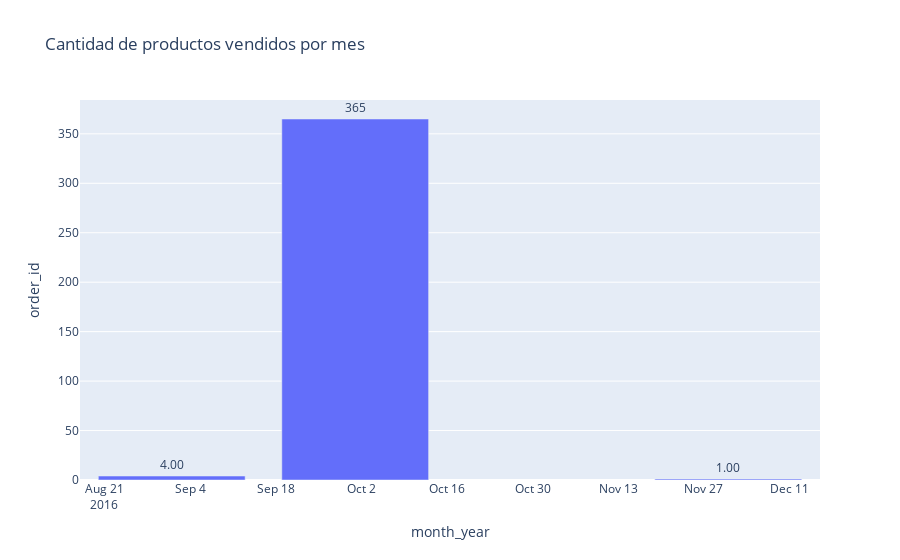

Here is the notebook cell this chart was saved with:
### Code cell
fig = px.bar(product_vendidos, y='order_id', x='month_year', text_auto='.3s',
            title="Cantidad de productos vendidos por mes")
fig.update_traces(textfont_size=12, textangle=0, textposition="outside", cliponaxis=False)
#fig.update_xaxes(tickangle=45, tickfont=dict(family='Rockwell', color='crimson', size=14))
fig.show()

### Figure 1 — Plotly figure (JSON) as saved in the notebook; plotly's stock layout.template omitted (floating-point values rounded to 4 significant figures)
{"data": [{"alignmentgroup": "True", "cliponaxis": false, "hovertemplate": "month_year=%{x}<br>order_id=%{y}<extra></extra>", "legendgroup": "", "marker": {"color": "#636efa", "pattern": {"shape": ""}}, "name": "", "offsetgroup": "", "orientation": "v", "showlegend": false, "textangle": 0, "textfont": {"size": 12}, "textposition": "outside", "texttemplate": "%{y:.3s}", "type": "bar", "x": ["2016-09", "2016-10", "2016-12"], "xaxis": "x", "y": [4, 365, 1], "yaxis": "y"}], "layout": {"barmode": "relative", "legend": {"tracegroupgap": 0}, "title": {"text": "Cantidad de productos vendidos por mes"}, "xaxis": {"anchor": "y", "domain": [0, 1], "title": {"text": "month_year"}}, "yaxis": {"anchor": "x", "domain": [0, 1], "title": {"text": "order_id"}}}}
